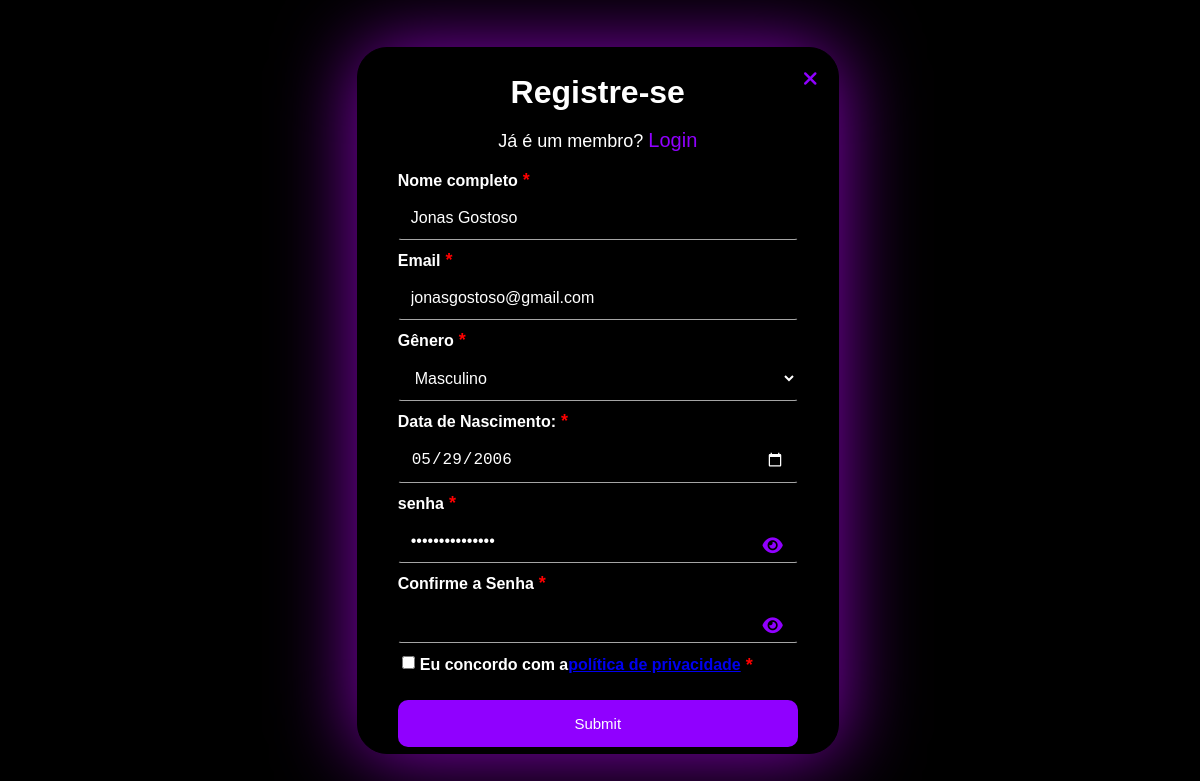
/edit.php?id=68 (signed in), run on the app's committed database.
### tables this page shows
CREATE TABLE `usuarios` (
  `id` int(11) NOT NULL,
  `nome` varchar(45) NOT NULL,
  `senha` varchar(45) NOT NULL,
  `email` varchar(110) NOT NULL,
  `telefone` varchar(15) NOT NULL,
  `sexo` varchar(15) NOT NULL,
  `data_nasc` date NOT NULL,
  `cidade` varchar(45) NOT NULL,
  `estado` varchar(45) NOT NULL,
  `endereco` varchar(45) NOT NULL,
  `cep` varchar(8) NOT NULL,
  `numero` int(11) NOT NULL,
  `bairro` varchar(100) NOT NULL
);

### edit.php (the view, shortened to what this page needs)
<?php
    if(!empty($_GET['id']))
    {
        include_once('config.php');
        $id = $_GET['id'];
        $sqlSelect = "SELECT * FROM usuarios WHERE id=$id";
        $result = $conexao->query($sqlSelect);
        if($result->num_rows > 0)
        {
            while($user_data = mysqli_fetch_assoc($result))
            {
                $nome = $user_data['nome'];
                $senha = $user_data['senha'];
                $email = $user_data['email'];
                $sexo = $user_data['sexo'];
                $data_nasc = $user_data['data_nasc'];
            }
        }
        else
        {
            header('Location: sistema.php');
        }
    }
?>
<!DOCTYPE html>
<html lang="en">
<head>
    <link rel="stylesheet" href="https://cdnjs.cloudflare.com/ajax/libs/font-awesome/6.4.0/css/all.min.css">
    <link rel="stylesheet" href="assents/css/forms.css">
</head>
<body>
<div class="container">
        <form action="saveEdit.php" method="POST">
            <fieldset>
            <a href="sistema.php" class="close-button"><i class="fas fa-times"></i></a>
            <h1>Registre-se</h1>
            <p style="font-size: 18px; text-align: center;">Já é um membro? <a href="login.php" class="linkb1">Login</a> </p>
                <div class="inputBox">
                <label for="nome" class="labelInput">Nome completo</label>
                    <input type="text" name="nome" id="nome" class="inputUser" value="<?php echo $nome ?>" required>
                </div>
                <div class="inputBox">
                <div class="inputBox">
                <label for="email" class="labelInput">Email</label>
                    <input type="text" name="email" id="email" class="inputUser" value="<?php echo $email ?>" required>
                </div>
                <label for="genero">Gênero</label>
                <select id="genero" name="genero" required>
                    <option value="masculino" <?php echo ($sexo == 'masculino') ? 'selected' : ''; ?>>Masculino</option>
                </select>
                <label for="data_nascimento"><b>Data de Nascimento:</b></label>
                <input type="date" name="data_nascimento" id="data_nascimento" value="<?php echo $data_nasc ?>" required>
                <label for="senha" class="labelInput">senha</label>
                <div class="password-container">
                    <input type="password" name="senha" id="senha" class="inputUser" required oncopy="return false;" onpaste="return false;" value="<?php echo $senha ?>">
                    <span class="toggle-password" onclick="togglePassword('senha')"><i class="fas fa-eye"></i></span>
                </div>
                <label for="confirma_senha" class="labelInput">Confirme a Senha</label>
                <div class="password-container">
                    <input type="password" name="confirma_senha" id="confirma_senha" class="inputUser" required oncopy="return false;" onpaste="return false;">
                    <span class="toggle-password" onclick="togglePassword('confirma_senha')">
                        <i class="fas fa-eye"></i></span>
                </div>
            <div class="privacy-policy">
                <input type="checkbox" id="politica_privacidade" name="politica_privacidade" required>
                <label for="politica_privacidade">Eu concordo com a <a href="Política de Privacidade.html">política de privacidade</a></label>
            </div>
            <br>
                <input type="submit" name="update" id="update">
            </fieldset>
        </form>
    </div>]
</body>
</html>

### assents/css/forms.css (style rules this page uses)
body { font-family: 'Arial', sans-serif; background-color: #000000; display: flex; justify-content: center; align-items: center; height: 100vh; margin: 0; }
.container { background-color: #000000; padding: 30px 40px; border-radius: 30px; box-shadow: 0 1px 80px #8700b9; width: 100%; max-width: 400px; height: 645px; position: relative; display: flex; flex-direction: column; justify-content: center; border: 1px solid #000000; color: #fff; }
fieldset { border: 0; }
.container h1 { text-align: center; margin-bottom: 0px; color: #ffffff; font-weight: bold; }
.container label { display: flex; align-items: center; margin-bottom: 5px; font-weight: bold; color: #ffffff; }
.container label::after { content: '*'; color: red; margin-left: 5px; font-size: 18px; }
.container input[type="text"], .container input[type="email"], .container input[type="password"], .container input[type="date"], .container select { width: 100%; padding: 12px; margin-bottom: 10px; font-size: 16px; transition: border-color 0.3s; border-top: 1px solid #000000; border-right: 1px solid #000000; border-left: 1px solid #000000; border-bottom: 1px solid #a5a5a5; border-radius: 3px; box-sizing: border-box; background-color: #000000; color: #fff; }
.password-container { position: relative; }
.password-container input[type="password"] { padding-right: 40px; }
.password-container .toggle-password { position: absolute; right: 15px; top: 50%; transform: translateY(-50%); font-size: 18px; color: #9000ff; cursor: pointer; }
#update { background-color: #9000ff; width: 100%; border: none; padding: 15px; color: white; font-size: 15px; cursor: pointer; border-radius: 10px; }
fieldset { display: block; margin-inline-start: 0; margin-inline-end: 0; padding-block-start: 0; padding-inline-start: 0; padding-inline-end: 0; padding-block-end: 0; min-inline-size: min-content; border-width: 0px; border-style: groove; border-color: rgb(0, 0, 0); border-image: initial; }
.privacy-policy { display: flex; align-items: center; margin-bottom: 15 px; }
.privacy-policy input[type="checkbox"] { margin-right: 5px; margin-bottom: 13px; }
.close-button { position: absolute; top: 20px; right: 20px; font-size: 20px; color: #9000ff; cursor: pointer; text-decoration: none; }
.linkb1 { font-size: 20px; text-decoration: none; color: #9000ff; ; }

### data on the page
usuarios: nome "Jonas Gostoso", email "jonasgostoso@gmail.com", genero "Masculino", data_nascimento "05/29/2006"
